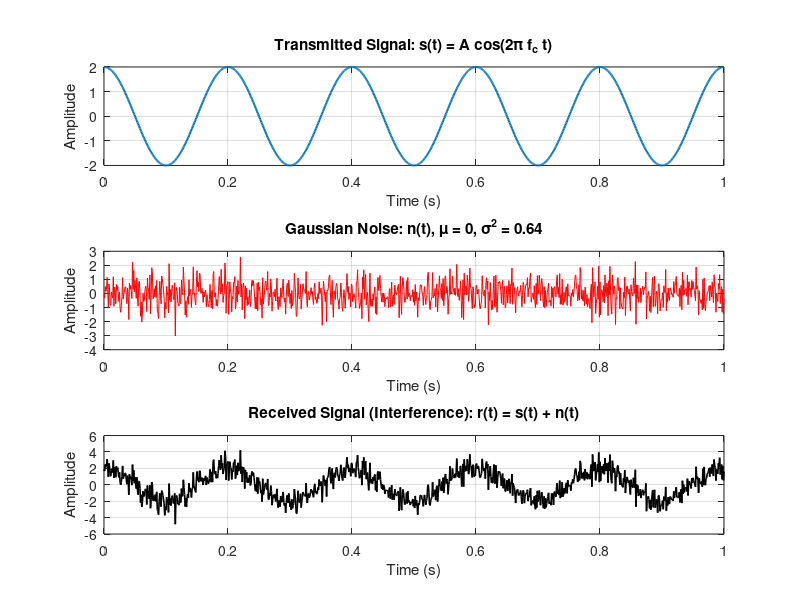

MATLAB code to generate this figure:
% Step 1: Define system parameters
clc; clear; close all;
fs = 1000;             % Sampling frequency (Hz)
t = 0:1/fs:1;          % Time vector from 0 to 1 second
fc = 5;                % Carrier frequency of the cosine signal (Hz)
A = 2;                 % Amplitude of the cosine signal

% Step 2: Generate the transmitted cosine signal
s_t = A * cos(2 * pi * fc * t);

% Step 3: Define noise statistical parameters and generate noise
mu = 0;                % Mean of the Gaussian noise
sigma = 0.8;           % Standard deviation of the noise (sqrt of variance)
% randn generates standard normal variables (mean 0, variance 1)
% We scale by sigma and add mu to match our desired distribution
n_t = sigma * randn(1, length(t)) + mu;

% Step 4: Simulate the AWGN channel (Interference)
% The received signal is the addition of the transmitted signal and the noise
r_t = s_t + n_t;

% Step 5: Plot the results
figure;

% Plot original transmitted signal
subplot(3,1,1);
plot(t, s_t, 'LineWidth', 1.5);
title('Transmitted Signal: s(t) = A cos(2\pi f_c t)');
xlabel('Time (s)'); ylabel('Amplitude');
grid on;

% Plot pure Gaussian noise
subplot(3,1,2);
plot(t, n_t, 'r');
title(['Gaussian Noise: n(t), \mu = ', num2str(mu), ', \sigma^2 = ', num2str(sigma^2)]);
xlabel('Time (s)'); ylabel('Amplitude');
grid on;

% Plot received signal with interference
subplot(3,1,3);
plot(t, r_t, 'k', 'LineWidth', 1.2);
title('Received Signal (Interference): r(t) = s(t) + n(t)');
xlabel('Time (s)'); ylabel('Amplitude');
grid on;
